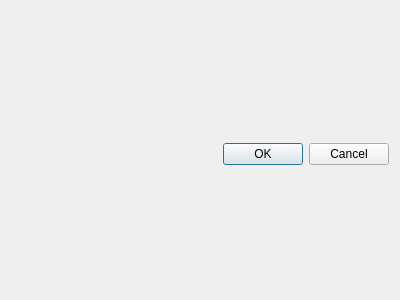
<?xml version="1.0" encoding="UTF-8"?>
<ui version="4.0">
 <class>Form_ConnectionOptions</class>
 <widget class="QDialog" name="Form_ConnectionOptions">
  <property name="geometry">
   <rect>
    <x>0</x>
    <y>0</y>
    <width>400</width>
    <height>300</height>
   </rect>
  </property>
  <property name="windowTitle">
   <string>Connection Options</string>
  </property>
  <layout class="QVBoxLayout" name="verticalLayout">
   <item>
    <layout class="QFormLayout" name="formLayout_ConOptions">
     <property name="horizontalSpacing">
      <number>6</number>
     </property>
     <property name="verticalSpacing">
      <number>6</number>
     </property>
     <property name="leftMargin">
      <number>9</number>
     </property>
     <property name="rightMargin">
      <number>9</number>
     </property>
     <property name="bottomMargin">
      <number>9</number>
     </property>
    </layout>
   </item>
   <item>
    <widget class="QDialogButtonBox" name="buttonBox">
     <property name="orientation">
      <enum>Qt::Horizontal</enum>
     </property>
     <property name="standardButtons">
      <set>QDialogButtonBox::Cancel|QDialogButtonBox::Ok</set>
     </property>
    </widget>
   </item>
  </layout>
 </widget>
 <resources/>
 <connections>
  <connection>
   <sender>buttonBox</sender>
   <signal>accepted()</signal>
   <receiver>Form_ConnectionOptions</receiver>
   <slot>accept()</slot>
   <hints>
    <hint type="sourcelabel">
     <x>248</x>
     <y>254</y>
    </hint>
    <hint type="destinationlabel">
     <x>157</x>
     <y>274</y>
    </hint>
   </hints>
  </connection>
  <connection>
   <sender>buttonBox</sender>
   <signal>rejected()</signal>
   <receiver>Form_ConnectionOptions</receiver>
   <slot>reject()</slot>
   <hints>
    <hint type="sourcelabel">
     <x>316</x>
     <y>260</y>
    </hint>
    <hint type="destinationlabel">
     <x>286</x>
     <y>274</y>
    </hint>
   </hints>
  </connection>
 </connections>
</ui>
